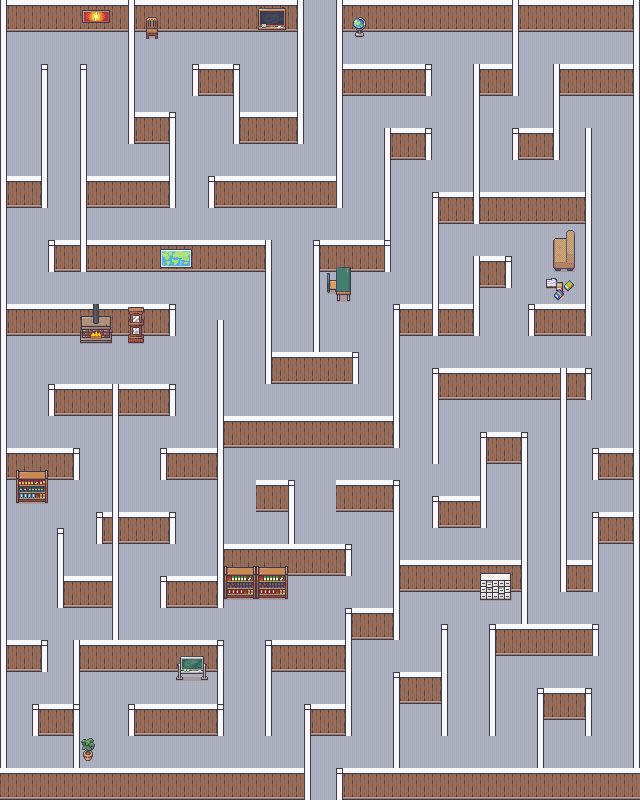

Tiled map render using the project's own tile images. Description and the map definition, with tile-layer contents summarised, below:
An orthogonal 40x50 tile map with 16x16 px tiles, 3 tile layers (Livello tile 1, maze, dettagli), 3 tilesets and 113 objects.

<map version="1.10" tiledversion="1.11.0" orientation="orthogonal" renderorder="left-down" width="40" height="50" tilewidth="16" tileheight="16" infinite="0" nextlayerid="5" nextobjectid="121">
 <editorsettings>
  <export target="mappa maze..tmx" format="tmx" />
 </editorsettings>
 <tileset firstgid="1" source="background2.tsx" />
 <tileset firstgid="8961" source="maze.tsx" />
 <tileset firstgid="9352" source="dentro.tsx" />
 <layer id="1" name="Livello tile 1" width="40" height="50">
  <data>[2000 cells, 2000 non-empty, 1 distinct tile ids]</data>
 </layer>
 <layer id="2" name="maze" width="40" height="50">
  <data>[2000 cells, 686 non-empty, 4 distinct tile ids]</data>
 </layer>
 <layer id="3" name="dettagli" width="40" height="50">
  <data>[2000 cells, 476 non-empty, 73 distinct tile ids]</data>
 </layer>
 <objectgroup id="4" name="Collision Mask">
  <object id="3" x="1" y="0.666667" width="302" height="30" />
  <object id="4" x="145.333" y="16" width="13" height="22.3333" />
  <object id="5" x="192.667" y="64.6667" width="46.3333" height="30.6667" />
  <object id="6" x="234" y="95.6667" width="5" height="16.3333" />
  <object id="7" x="233.667" y="111" width="69.3333" height="32.6667" />
  <object id="8" x="297.667" y="2" width="5.66667" height="109.667" />
  <object id="10" x="128.667" y="31" width="5" height="112.667" />
  <object id="11" x="134" y="112.333" width="41" height="32.3333" />
  <object id="12" x="169.667" y="145.667" width="5.66667" height="62" />
  <object id="13" x="80.6667" y="176" width="88" height="31" />
  <object id="14" x="80.6667" y="64.6667" width="5.66667" height="111" />
  <object id="15" x="0.666667" y="31" width="5.33333" height="240.333" />
  <object id="16" x="6" y="176.333" width="41" height="31" />
  <object id="17" x="42" y="64.6667" width="4.66667" height="111.333" />
  <object id="18" x="81" y="207.333" width="5.33333" height="37.6667" />
  <object id="19" x="48.3333" y="240.333" width="222.667" height="31.6667" />
  <object id="20" x="209.333" y="177.333" width="133.333" height="30" />
  <object id="21" x="0.333333" y="271.333" width="5.66667" height="208" />
  <object id="22" x="7" y="304" width="168.333" height="31.6667" />
  <object id="23" x="80.6667" y="335.667" width="30.6667" height="6.33333" />
  <object id="24" x="128.667" y="336.667" width="14.6667" height="6.33333" />
  <object id="25" x="48" y="384.667" width="127.667" height="31.6667" />
  <object id="26" x="112.333" y="416" width="6" height="191" />
  <object id="27" x="17" y="479.667" width="30" height="22.6667" />
  <object id="28" x="97" y="512.333" width="78.3333" height="31.6667" />
  <object id="29" x="160.333" y="448.333" width="63" height="32" />
  <object id="30" x="0.333333" y="480" width="6" height="248.333" />
  <object id="31" x="6.33333" y="639.667" width="41" height="32.6667" />
  <object id="32" x="32.6667" y="704.333" width="46" height="32.3333" />
  <object id="33" x="0.333333" y="728.333" width="6" height="71.3333" />
  <object id="34" x="73.6667" y="640.333" width="5" height="127.667" />
  <object id="35" x="6.66667" y="768" width="303.667" height="32.3333" />
  <object id="36" x="128.333" y="704" width="95" height="31.3333" />
  <object id="37" x="74" y="640.333" width="149.667" height="31.6667" />
  <object id="38" x="217" y="670.667" width="6" height="33.3333" />
  <object id="39" x="176" y="672.333" width="32" height="7.66667" />
  <object id="40" x="81.6667" y="738.333" width="12.6667" height="22.3333" />
  <object id="41" x="265.667" y="641" width="6" height="95" />
  <object id="42" x="304.667" y="704.333" width="46.3333" height="31.3333" />
  <object id="43" x="305" y="735.667" width="5" height="33" />
  <object id="44" x="272" y="640.333" width="79.3333" height="32" />
  <object id="45" x="346" y="609" width="5.33333" height="98.3333" />
  <object id="46" x="346" y="608" width="54" height="31.3333" />
  <object id="47" x="217.667" y="480.667" width="5.66667" height="127.667" />
  <object id="48" x="160.667" y="576" width="58.6667" height="31.3333" />
  <object id="49" x="112.667" y="607.667" width="5.33333" height="33" />
  <object id="50" x="58" y="528.667" width="5.66667" height="79.6667" />
  <object id="51" x="63.6667" y="576.333" width="50.6667" height="31.3333" />
  <object id="52" x="223.667" y="544.667" width="127.667" height="30.6667" />
  <object id="53" x="224.667" y="567" width="62.6667" height="31" />
  <object id="54" x="255.667" y="479.667" width="39.3333" height="32.3333" />
  <object id="55" x="288.333" y="511.667" width="6.33333" height="33" />
  <object id="56" x="336" y="480.333" width="63" height="30.6667" />
  <object id="57" x="393.667" y="510.667" width="5.66667" height="105" />
  <object id="58" x="73.6667" y="448.333" width="5.66667" height="31" />
  <object id="59" x="6.33333" y="447.667" width="73" height="31.6667" />
  <object id="60" x="217" y="320.333" width="6.66667" height="128" />
  <object id="61" x="224" y="416.333" width="176" height="31.3333" />
  <object id="62" x="265.667" y="272" width="5.66667" height="111.667" />
  <object id="63" x="271.333" y="352.333" width="87.3333" height="31" />
  <object id="64" x="314" y="240.333" width="5.66667" height="114.333" />
  <object id="65" x="313.333" y="240.333" width="77" height="30.6667" />
  <object id="66" x="327" y="268.667" width="23.3333" height="32.3333" />
  <object id="67" x="208.667" y="176" width="133.333" height="30.6667" />
  <object id="68" x="336" y="0" width="6.33333" height="183.667" />
  <object id="69" x="336.333" y="0.333333" width="302" height="30.6667" />
  <object id="70" x="354" y="18.3333" width="10.3333" height="18" />
  <object id="71" x="342.667" y="64.3333" width="88.3333" height="31.3333" />
  <object id="72" x="384.333" y="128" width="47.3333" height="32" />
  <object id="73" x="384" y="159.333" width="6.33333" height="81.3333" />
  <object id="74" x="512" y="31.3333" width="6" height="64.3333" />
  <object id="75" x="473.667" y="64.3333" width="42.6667" height="31.6667" />
  <object id="76" x="473.667" y="96" width="6" height="128" />
  <object id="78" x="553.333" y="64.3333" width="86.3333" height="31.3333" />
  <object id="79" x="633.667" y="31" width="6" height="756.667" />
  <object id="80" x="553.333" y="95.6667" width="6" height="63.6667" />
  <object id="81" x="512.667" y="128.333" width="46.6667" height="30.6667" />
  <object id="83" x="585.667" y="128" width="5.66667" height="208.333" />
  <object id="84" x="433" y="192" width="153.667" height="31" />
  <object id="85" x="432" y="192" width="6" height="144" />
  <object id="86" x="393.667" y="304.667" width="85.6667" height="31" />
  <object id="88" x="473.667" y="256.333" width="38" height="31.6667" />
  <object id="89" x="473.667" y="288" width="6" height="16.6667" />
  <object id="90" x="528" y="304.333" width="59.3333" height="31.3333" />
  <object id="91" x="552.667" y="229" width="21.6667" height="41.3333" />
  <object id="92" x="546" y="276.667" width="27" height="24" />
  <object id="93" x="393" y="332.333" width="6.66667" height="91" />
  <object id="94" x="432.667" y="369" width="6" height="94.6667" />
  <object id="95" x="433" y="368.333" width="158.333" height="31.3333" />
  <object id="96" x="560.333" y="398.333" width="6" height="193" />
  <object id="97" x="567" y="559.667" width="31.6667" height="32" />
  <object id="98" x="593" y="448.667" width="42" height="31" />
  <object id="99" x="592.667" y="512.667" width="42.6667" height="31" />
  <object id="100" x="592.667" y="543.667" width="5.33333" height="16.3333" />
  <object id="101" x="432.667" y="496.667" width="54.3333" height="30.6667" />
  <object id="102" x="481" y="432" width="46" height="31.3333" />
  </objectgroup>
</map>
<!-- 17 of 113 objects omitted -->
